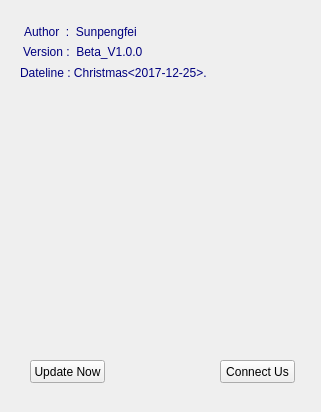
<?xml version="1.0" encoding="UTF-8"?>
<ui version="4.0">
 <class>HelpWindow</class>
 <widget class="QMainWindow" name="HelpWindow">
  <property name="geometry">
   <rect>
    <x>0</x>
    <y>0</y>
    <width>321</width>
    <height>412</height>
   </rect>
  </property>
  <property name="windowTitle">
   <string>Help</string>
  </property>
  <widget class="QWidget" name="centralwidget">
   <widget class="QLabel" name="labelAuthor">
    <property name="geometry">
     <rect>
      <x>24</x>
      <y>20</y>
      <width>291</width>
      <height>24</height>
     </rect>
    </property>
    <property name="styleSheet">
     <string notr="true">font: 75 italic 9pt &quot;微软雅黑&quot;;color:rgb(0, 0, 127)</string>
    </property>
    <property name="text">
     <string>Author  :  Sunpengfei&lt;perfectsun1990@163.com&gt;</string>
    </property>
   </widget>
   <widget class="QPushButton" name="linkButton">
    <property name="geometry">
     <rect>
      <x>220</x>
      <y>360</y>
      <width>75</width>
      <height>23</height>
     </rect>
    </property>
    <property name="text">
     <string>Connect Us</string>
    </property>
   </widget>
   <widget class="QLabel" name="labelVersion">
    <property name="enabled">
     <bool>true</bool>
    </property>
    <property name="geometry">
     <rect>
      <x>23</x>
      <y>40</y>
      <width>291</width>
      <height>24</height>
     </rect>
    </property>
    <property name="styleSheet">
     <string notr="true">font: 75 italic 9pt &quot;微软雅黑&quot;;color:rgb(0, 0, 127)</string>
    </property>
    <property name="text">
     <string>Version :  Beta_V1.0.0</string>
    </property>
   </widget>
   <widget class="QLabel" name="labelDate">
    <property name="geometry">
     <rect>
      <x>20</x>
      <y>65</y>
      <width>211</width>
      <height>16</height>
     </rect>
    </property>
    <property name="styleSheet">
     <string notr="true">font: 75 italic 9pt &quot;微软雅黑&quot;;color:rgb(0, 0, 127)</string>
    </property>
    <property name="text">
     <string>Dateline :  Christmas&lt;2017-12-25&gt;.</string>
    </property>
   </widget>
   <widget class="QPushButton" name="updateButton">
    <property name="geometry">
     <rect>
      <x>30</x>
      <y>360</y>
      <width>75</width>
      <height>23</height>
     </rect>
    </property>
    <property name="text">
     <string>Update Now</string>
    </property>
   </widget>
  </widget>
 </widget>
 <resources/>
 <connections/>
</ui>
